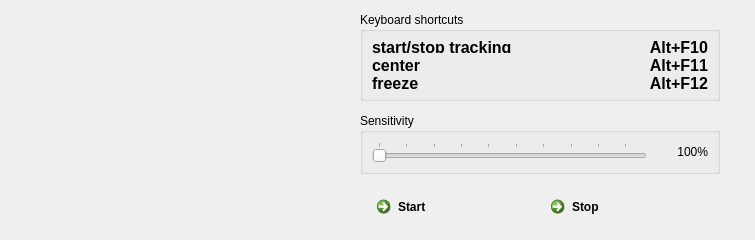
<?xml version="1.0" encoding="UTF-8"?>
<ui version="4.0">
 <class>window</class>
 <widget class="QMainWindow" name="window">
  <property name="geometry">
   <rect>
    <x>0</x>
    <y>0</y>
    <width>755</width>
    <height>240</height>
   </rect>
  </property>
  <property name="sizePolicy">
   <sizepolicy hsizetype="Preferred" vsizetype="Fixed">
    <horstretch>0</horstretch>
    <verstretch>0</verstretch>
   </sizepolicy>
  </property>
  <property name="maximumSize">
   <size>
    <width>16777215</width>
    <height>240</height>
   </size>
  </property>
  <property name="windowTitle">
   <string>trackmouse prototype</string>
  </property>
  <widget class="QWidget" name="frame">
   <property name="sizePolicy">
    <sizepolicy hsizetype="Preferred" vsizetype="Fixed">
     <horstretch>0</horstretch>
     <verstretch>0</verstretch>
    </sizepolicy>
   </property>
   <property name="maximumSize">
    <size>
     <width>16777215</width>
     <height>240</height>
    </size>
   </property>
   <layout class="QHBoxLayout" name="horizontalLayout_3">
    <property name="spacing">
     <number>6</number>
    </property>
    <property name="leftMargin">
     <number>6</number>
    </property>
    <property name="topMargin">
     <number>0</number>
    </property>
    <property name="rightMargin">
     <number>12</number>
    </property>
    <property name="bottomMargin">
     <number>0</number>
    </property>
    <item>
     <widget class="QFrame" name="video_feed">
      <property name="sizePolicy">
       <sizepolicy hsizetype="Fixed" vsizetype="Fixed">
        <horstretch>0</horstretch>
        <verstretch>0</verstretch>
       </sizepolicy>
      </property>
      <property name="minimumSize">
       <size>
        <width>320</width>
        <height>240</height>
       </size>
      </property>
      <property name="maximumSize">
       <size>
        <width>320</width>
        <height>240</height>
       </size>
      </property>
      <widget class="QFrame" name="video_frame">
       <property name="geometry">
        <rect>
         <x>0</x>
         <y>0</y>
         <width>320</width>
         <height>240</height>
        </rect>
       </property>
       <property name="sizePolicy">
        <sizepolicy hsizetype="Fixed" vsizetype="Fixed">
         <horstretch>0</horstretch>
         <verstretch>0</verstretch>
        </sizepolicy>
       </property>
       <property name="minimumSize">
        <size>
         <width>320</width>
         <height>240</height>
        </size>
       </property>
       <property name="maximumSize">
        <size>
         <width>320</width>
         <height>240</height>
        </size>
       </property>
       <widget class="QLabel" name="video_frame_label">
        <property name="geometry">
         <rect>
          <x>0</x>
          <y>0</y>
          <width>320</width>
          <height>240</height>
         </rect>
        </property>
        <property name="sizePolicy">
         <sizepolicy hsizetype="Fixed" vsizetype="Fixed">
          <horstretch>0</horstretch>
          <verstretch>0</verstretch>
         </sizepolicy>
        </property>
        <property name="minimumSize">
         <size>
          <width>320</width>
          <height>240</height>
         </size>
        </property>
        <property name="maximumSize">
         <size>
          <width>320</width>
          <height>240</height>
         </size>
        </property>
        <property name="font">
         <font>
          <family>Candara</family>
          <pointsize>37</pointsize>
          <weight>50</weight>
          <bold>false</bold>
          <kerning>true</kerning>
         </font>
        </property>
        <property name="text">
         <string/>
        </property>
        <property name="pixmap">
         <pixmap resource="../../gui/opentrack-res.qrc">:/images/tracking-not-started.png</pixmap>
        </property>
        <property name="scaledContents">
         <bool>false</bool>
        </property>
        <property name="alignment">
         <set>Qt::AlignCenter</set>
        </property>
        <property name="wordWrap">
         <bool>true</bool>
        </property>
       </widget>
      </widget>
     </widget>
    </item>
    <item>
     <widget class="QWidget" name="widget_3" native="true">
      <property name="sizePolicy">
       <sizepolicy hsizetype="Fixed" vsizetype="Fixed">
        <horstretch>0</horstretch>
        <verstretch>0</verstretch>
       </sizepolicy>
      </property>
      <layout class="QVBoxLayout" name="verticalLayout_2">
       <property name="spacing">
        <number>12</number>
       </property>
       <property name="leftMargin">
        <number>8</number>
       </property>
       <property name="topMargin">
        <number>12</number>
       </property>
       <property name="rightMargin">
        <number>12</number>
       </property>
       <property name="bottomMargin">
        <number>12</number>
       </property>
       <item>
        <widget class="QGroupBox" name="groupBox_3">
         <property name="title">
          <string>Keyboard shortcuts</string>
         </property>
         <layout class="QGridLayout" name="gridLayout">
          <item row="0" column="0">
           <widget class="QLabel" name="label_2">
            <property name="sizePolicy">
             <sizepolicy hsizetype="Maximum" vsizetype="Maximum">
              <horstretch>0</horstretch>
              <verstretch>0</verstretch>
             </sizepolicy>
            </property>
            <property name="font">
             <font>
              <pointsize>12</pointsize>
              <weight>75</weight>
              <bold>true</bold>
              <stylestrategy>PreferAntialias</stylestrategy>
              <kerning>false</kerning>
             </font>
            </property>
            <property name="text">
             <string>start/stop tracking</string>
            </property>
           </widget>
          </item>
          <item row="0" column="1">
           <widget class="QLabel" name="label_3">
            <property name="sizePolicy">
             <sizepolicy hsizetype="Preferred" vsizetype="Maximum">
              <horstretch>0</horstretch>
              <verstretch>0</verstretch>
             </sizepolicy>
            </property>
            <property name="font">
             <font>
              <pointsize>12</pointsize>
              <weight>75</weight>
              <bold>true</bold>
              <stylestrategy>PreferAntialias</stylestrategy>
              <kerning>false</kerning>
             </font>
            </property>
            <property name="text">
             <string>Alt+F10</string>
            </property>
            <property name="alignment">
             <set>Qt::AlignRight|Qt::AlignTrailing|Qt::AlignVCenter</set>
            </property>
           </widget>
          </item>
          <item row="1" column="0">
           <widget class="QLabel" name="label_4">
            <property name="sizePolicy">
             <sizepolicy hsizetype="Maximum" vsizetype="Maximum">
              <horstretch>0</horstretch>
              <verstretch>0</verstretch>
             </sizepolicy>
            </property>
            <property name="font">
             <font>
              <pointsize>12</pointsize>
              <weight>75</weight>
              <bold>true</bold>
              <stylestrategy>PreferAntialias</stylestrategy>
              <kerning>false</kerning>
             </font>
            </property>
            <property name="text">
             <string>center</string>
            </property>
           </widget>
          </item>
          <item row="1" column="1">
           <widget class="QLabel" name="label_5">
            <property name="sizePolicy">
             <sizepolicy hsizetype="Preferred" vsizetype="Maximum">
              <horstretch>0</horstretch>
              <verstretch>0</verstretch>
             </sizepolicy>
            </property>
            <property name="font">
             <font>
              <pointsize>12</pointsize>
              <weight>75</weight>
              <bold>true</bold>
              <stylestrategy>PreferAntialias</stylestrategy>
              <kerning>false</kerning>
             </font>
            </property>
            <property name="text">
             <string>Alt+F11</string>
            </property>
            <property name="alignment">
             <set>Qt::AlignRight|Qt::AlignTrailing|Qt::AlignVCenter</set>
            </property>
           </widget>
          </item>
          <item row="2" column="0">
           <widget class="QLabel" name="label_6">
            <property name="sizePolicy">
             <sizepolicy hsizetype="Maximum" vsizetype="Maximum">
              <horstretch>0</horstretch>
              <verstretch>0</verstretch>
             </sizepolicy>
            </property>
            <property name="font">
             <font>
              <pointsize>12</pointsize>
              <weight>75</weight>
              <bold>true</bold>
              <stylestrategy>PreferAntialias</stylestrategy>
              <kerning>false</kerning>
             </font>
            </property>
            <property name="text">
             <string>freeze</string>
            </property>
           </widget>
          </item>
          <item row="2" column="1">
           <widget class="QLabel" name="label_7">
            <property name="sizePolicy">
             <sizepolicy hsizetype="Preferred" vsizetype="Maximum">
              <horstretch>0</horstretch>
              <verstretch>0</verstretch>
             </sizepolicy>
            </property>
            <property name="font">
             <font>
              <pointsize>12</pointsize>
              <weight>75</weight>
              <bold>true</bold>
              <stylestrategy>PreferAntialias</stylestrategy>
              <kerning>false</kerning>
             </font>
            </property>
            <property name="text">
             <string>Alt+F12</string>
            </property>
            <property name="alignment">
             <set>Qt::AlignRight|Qt::AlignTrailing|Qt::AlignVCenter</set>
            </property>
           </widget>
          </item>
         </layout>
        </widget>
       </item>
       <item>
        <widget class="QGroupBox" name="groupBox_2">
         <property name="sizePolicy">
          <sizepolicy hsizetype="Preferred" vsizetype="Maximum">
           <horstretch>0</horstretch>
           <verstretch>0</verstretch>
          </sizepolicy>
         </property>
         <property name="title">
          <string>Sensitivity</string>
         </property>
         <layout class="QHBoxLayout">
          <item>
           <widget class="QSlider" name="sensitivity_slider">
            <property name="sizePolicy">
             <sizepolicy hsizetype="Minimum" vsizetype="Maximum">
              <horstretch>10</horstretch>
              <verstretch>0</verstretch>
             </sizepolicy>
            </property>
            <property name="maximum">
             <number>475</number>
            </property>
            <property name="pageStep">
             <number>1</number>
            </property>
            <property name="orientation">
             <enum>Qt::Horizontal</enum>
            </property>
            <property name="tickPosition">
             <enum>QSlider::TicksAbove</enum>
            </property>
            <property name="tickInterval">
             <number>50</number>
            </property>
           </widget>
          </item>
          <item>
           <widget class="QLabel" name="sensitivity_label">
            <property name="sizePolicy">
             <sizepolicy hsizetype="Preferred" vsizetype="Preferred">
              <horstretch>2</horstretch>
              <verstretch>0</verstretch>
             </sizepolicy>
            </property>
            <property name="text">
             <string>100%</string>
            </property>
            <property name="alignment">
             <set>Qt::AlignRight|Qt::AlignTrailing|Qt::AlignVCenter</set>
            </property>
           </widget>
          </item>
         </layout>
        </widget>
       </item>
       <item>
        <widget class="QWidget" name="widget" native="true">
         <property name="sizePolicy">
          <sizepolicy hsizetype="Preferred" vsizetype="Minimum">
           <horstretch>0</horstretch>
           <verstretch>0</verstretch>
          </sizepolicy>
         </property>
         <layout class="QHBoxLayout" name="horizontalLayout">
          <property name="topMargin">
           <number>3</number>
          </property>
          <property name="bottomMargin">
           <number>3</number>
          </property>
          <item>
           <widget class="QCommandLinkButton" name="btnStartTracker">
            <property name="sizePolicy">
             <sizepolicy hsizetype="Preferred" vsizetype="Maximum">
              <horstretch>0</horstretch>
              <verstretch>0</verstretch>
             </sizepolicy>
            </property>
            <property name="text">
             <string>Start</string>
            </property>
            <property name="icon">
             <iconset resource="trackmouse-res.qrc">
              <normaloff>:/images/images/start.png</normaloff>:/images/images/start.png</iconset>
            </property>
            <property name="iconSize">
             <size>
              <width>43</width>
              <height>20</height>
             </size>
            </property>
           </widget>
          </item>
          <item>
           <widget class="QCommandLinkButton" name="btnStopTracker">
            <property name="sizePolicy">
             <sizepolicy hsizetype="Preferred" vsizetype="Maximum">
              <horstretch>0</horstretch>
              <verstretch>0</verstretch>
             </sizepolicy>
            </property>
            <property name="text">
             <string>Stop</string>
            </property>
            <property name="icon">
             <iconset resource="trackmouse-res.qrc">
              <normaloff>:/images/images/stop.png</normaloff>:/images/images/stop.png</iconset>
            </property>
           </widget>
          </item>
         </layout>
        </widget>
       </item>
      </layout>
     </widget>
    </item>
   </layout>
  </widget>
 </widget>
 <resources>
  <include location="trackmouse-res.qrc"/>
  <include location="../../gui/opentrack-res.qrc"/>
 </resources>
 <connections/>
</ui>
